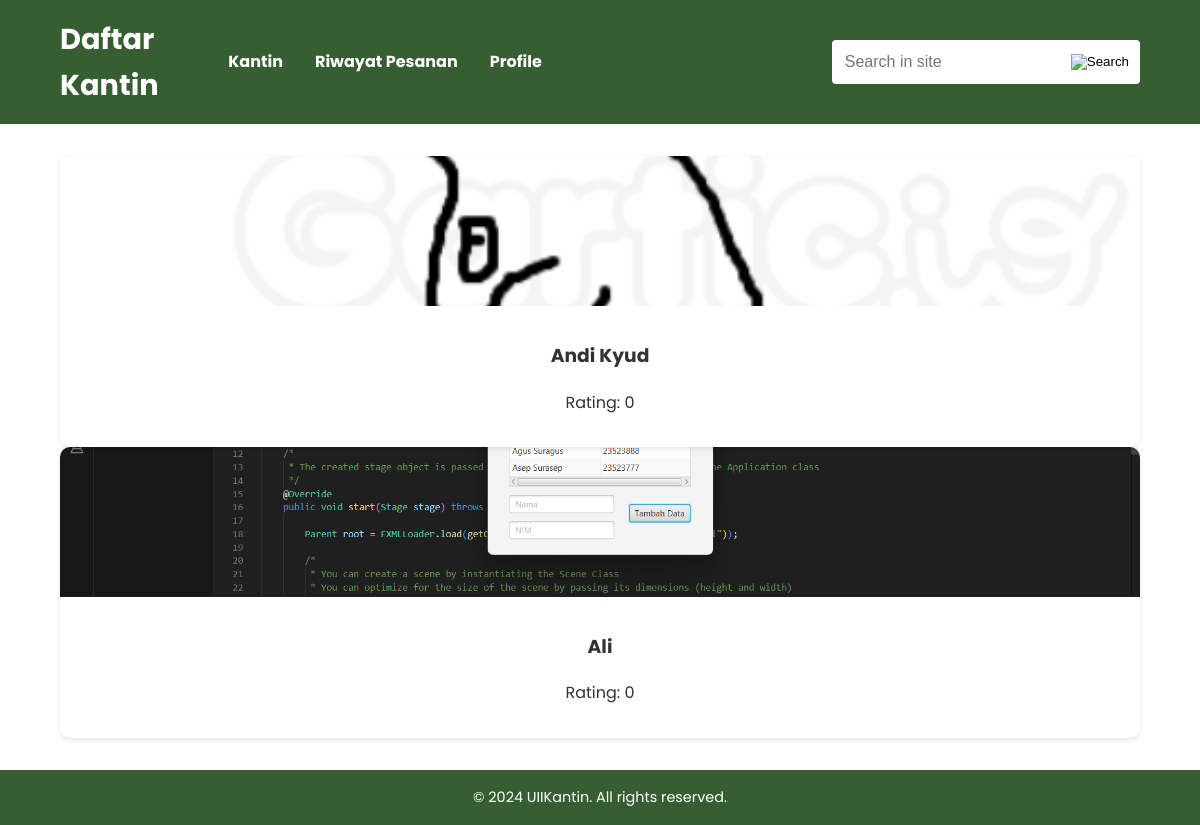
The page /PHP/PEMBELI/kantin.php on the database as committed earlier.
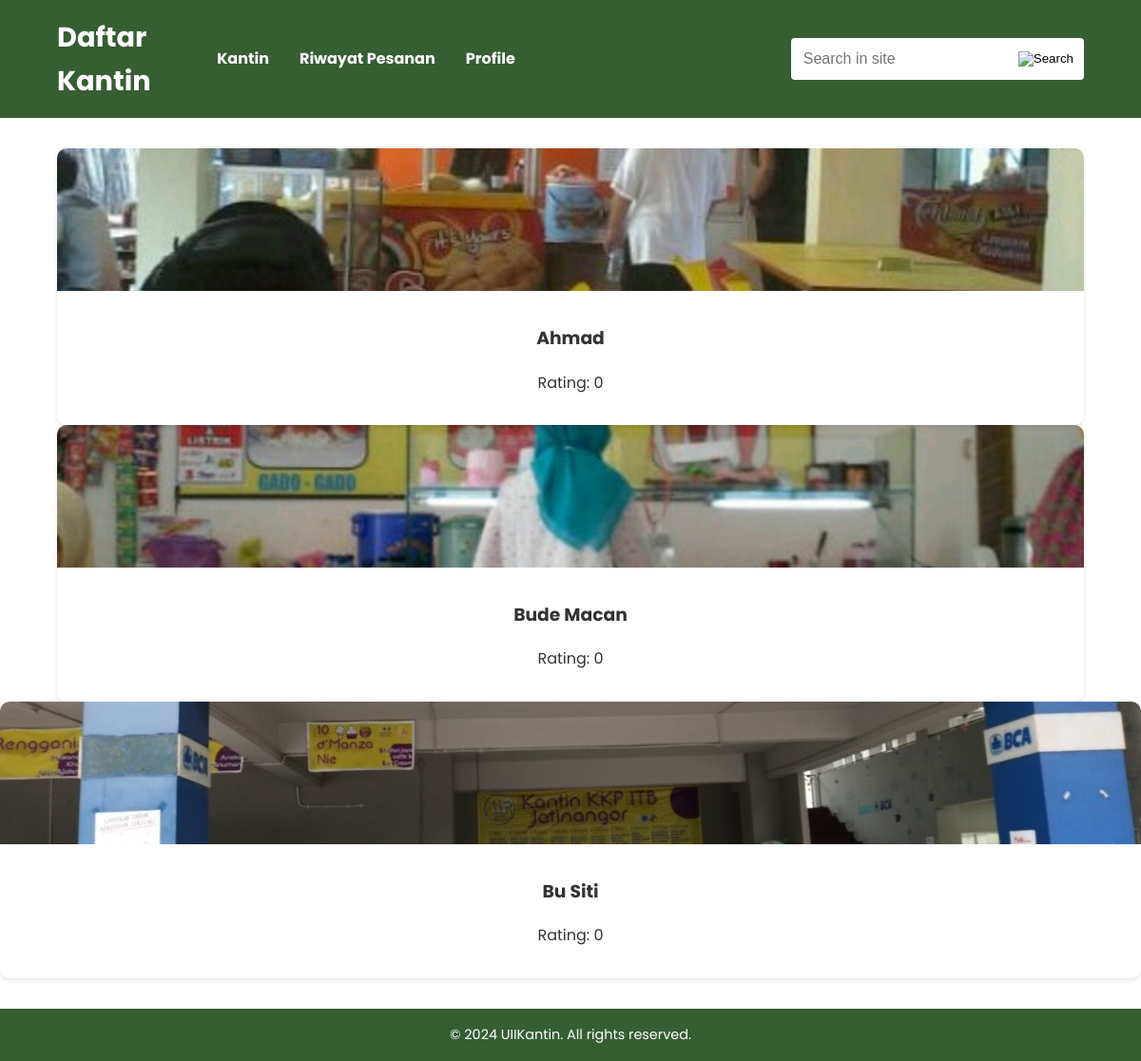
The same page on the database as committed later.
### tables this page shows
CREATE TABLE `kantin` (
  `ID_Warung` int(11) NOT NULL,
  `ID_Pengguna` int(11) NOT NULL,
  `Nama_Warung` varchar(255) NOT NULL,
  `Gambar_Warung` varchar(255) DEFAULT NULL,
  `rating` float NOT NULL,
  `Total_Order` int(11) NOT NULL,
  `Total_Hasil` int(11) NOT NULL
);

### PHP/PEMBELI/kantin.php (the view, shortened to what this page needs)
<?php
include '../connect.php';
$result = $conn->query("SELECT * FROM kantin");
?>
<!DOCTYPE html>
<html lang="en">
<head>
    <link rel="stylesheet" href="../../CSS/PEMBELI/utama.css">
</head>
<body>
    <header class="header">
        <div class="container header-container">
        <h1 class="site-title">Daftar Kantin</h1>
          <nav class="navbar">
            <ul class="navbar-list">
              <li><a href="kantin.php" class="navbar-link">Kantin</a></li>
              <li><a href="riwayatPesanan.php" class="navbar-link">Riwayat Pesanan</a></li>
              <li><a href="profile.php" class="navbar-link">Profile</a></li>
            </ul>
            <div class="search-box">
              <input type="text" placeholder="Search in site" class="search-input">
              <button class="search-button">
                <img src="assets/search.png" alt="Search" class="search-icon">
              </button>
            </div>
          </nav>
        </div>
      </header>
  <main>
    <section class="kantin-favorit">
      <div class="container">
        <div class="kantin-list">
          <?php while ($row = $result->fetch_assoc()): ?>
              <a href="menu.php?ID_Warung=<?= $row['ID_Warung'] ?>" class="kantin-link">
                <div class="kantin-card">
                  <div class="kantin-image" style="background-image: url('../../ASSETS/KANTIN/<?= $row['Gambar_Warung'] ?>');"></div>
                    <div class="kantin-info">
                        <h3><?= htmlspecialchars($row['Nama_Warung']) ?></h3>
                        <p>Rating: <?= $row['rating'] ?></p>
                    </div>
                  </div>
                </div>
              </a>
            <?php endwhile; ?>
    </section>
  </main>
  <footer class="footer">
    <div class="container footer-container">
      <p>&copy; 2024 UIIKantin. All rights reserved.</p>
    </div>
  </footer>
</body>
</html>

Rows that differ between the two databases and show on the page:
removed kantin: Gambar_Warung (picture), Nama_Warung "Andi Kyud", rating "0"
removed kantin: Gambar_Warung (picture), Nama_Warung "Ali", rating "0"
added kantin: Gambar_Warung (picture), Nama_Warung "Ahmad", rating "0"
added kantin: Gambar_Warung (picture), Nama_Warung "Bude Macan", rating "0"
added kantin: Gambar_Warung (picture), Nama_Warung "Bu Siti", rating "0"
